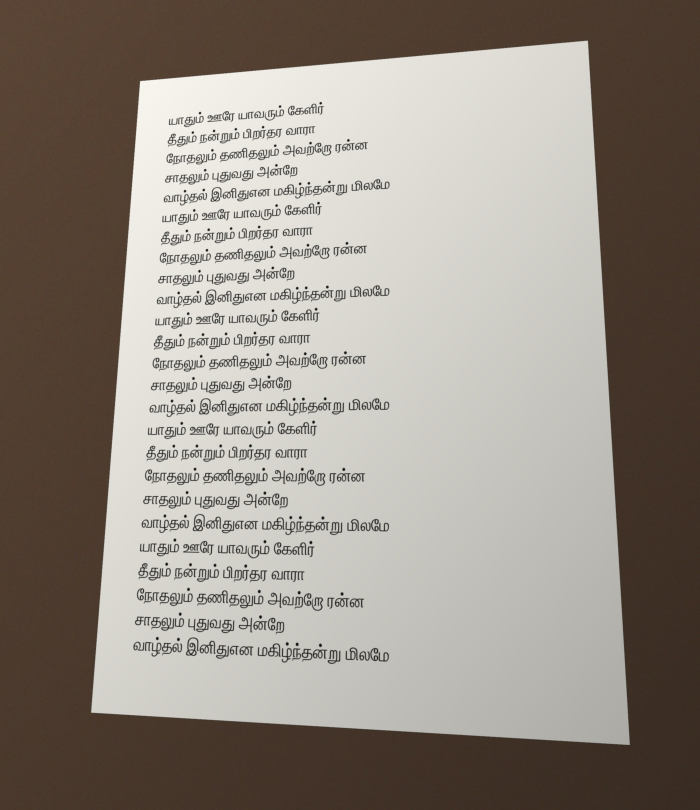
#> input picture samples/sim_phone_photo.jpg, 2100 x 2430 px (shown at 1/3 size)
$ python -i preprocessing.py   (imports and definitions only)   (older library calls are emulated)
#> lines starting #> are read from the running program, lines starting #| are printed output that depends on the picture; after the words box and inside, x2 and y2 are one past the last pixel; in counts of white or black regions, pixels touching at a corner belong together
"""
SUVADI AI - Member 1: Image preprocessing.

Contract (shared with Member 2 / Member 3 / Member 4):

    result = preprocess_image(source, settings=None, page_id="page_001")

    result["status"]        "ok" | "error"
    result["error_code"]    None | one of ERROR_CODES (Member 3 maps to Tamil)
    result["original_rgb"]  untouched RGB uint8 array (NEVER modified)
    result["base_rgb"]      geometry-corrected RGB (crop + deskew). All variants
                            and all OCR boxes live in THIS coordinate system.
    result["variants"]      {"gray": HxW uint8, "threshold": HxW uint8,
                             "sharpened": HxW uint8}  -- identical H and W
    result["metadata"]      width, height, deskew_angle, transform matrix,
                            settings, quality stats, warnings, source sha256

Crops for the review screen must be taken from base_rgb (or any variant),
NOT from original_rgb, because OCR boxes are in base coordinates.
Use map_box_to_original() if a crop of the untouched original is needed.
"""

from __future__ import annotations

import hashlib
import time
from pathlib import Path
from typing import Any

import cv2
import numpy as np

# --------------------------------------------------------------------------
# Status codes. English only in code; Member 3 maps these to Tamil text in
# locale/ui_ta.json. Never show these strings directly in the UI.
# --------------------------------------------------------------------------
ERROR_CODES = {
    "ERR_EMPTY_INPUT",
    "ERR_UNSUPPORTED_TYPE",
    "ERR_DECODE_FAILED",
    "ERR_TOO_SMALL",
}
WARNING_CODES = {
    "WARN_LOW_RESOLUTION",
    "WARN_RESIZED_FOR_SPEED",
    "WARN_CROP_FALLBACK_FULL_IMAGE",
    "WARN_DESKEW_SKIPPED_UNSURE",
    "WARN_DESKEW_ANGLE_LIMIT",
    "WARN_LOW_CONTRAST",
    "WARN_BLURRY",
}

DEFAULT_SETTINGS: dict[str, Any] = {
    "max_side": 3000,          # bigger images are resized (processing copy only)
    "min_side": 400,           # below this we refuse
    "low_res_side": 1000,      # below this we warn
    "auto_crop": True,         # detect page contour; falls back to full image
    "auto_deskew": True,
    "manual_rotation": None,   # degrees; overrides auto deskew when set
    "max_deskew_angle": 15.0,  # never rotate more than this automatically
    "clahe_clip": 2.0,
    "clahe_tile": 8,
    "median_kernel": 3,        # keep 3: 5 can erase Tamil pulli dots
    "threshold_method": "adaptive",  # "adaptive" | "otsu"
    "threshold_block": None,   # None = auto from image size (odd number)
    "threshold_c": 10,
    "sharpen_amount": 0.6,     # light unsharp mask only
    "sharpen_sigma": 1.0,
}

_PNG_MAGIC = b"\x89PNG\r\n\x1a\n"
_JPG_MAGIC = b"\xff\xd8\xff"


# --------------------------------------------------------------------------
# Input
# --------------------------------------------------------------------------
# [24 lines left out: functions read_source_bytes, detect_image_type, decode_image, not called in this run]


def sha256_bytes(data: bytes) -> str:
    return hashlib.sha256(data).hexdigest()


# --------------------------------------------------------------------------
# Quality statistics
# --------------------------------------------------------------------------
# [18 lines left out: functions quality_stats, limit_size, not called in this run]


def _order_corners(pts: np.ndarray) -> np.ndarray:
    pts = pts.reshape(4, 2).astype(np.float32)
    s = pts.sum(axis=1)
    d = np.diff(pts, axis=1).ravel()
    return np.array([pts[np.argmin(s)], pts[np.argmin(d)],
                     pts[np.argmax(s)], pts[np.argmax(d)]], dtype=np.float32)


def find_page_quad(rgb: np.ndarray) -> np.ndarray | None:
    """Find a 4-corner page outline covering 30-98% of the image, else None."""
    h, w = rgb.shape[:2]
#> h = 2430; w = 2100
    small_scale = 800 / max(h, w) if max(h, w) > 800 else 1.0
#> small_scale = 0.329
    small = cv2.resize(rgb, None, fx=small_scale, fy=small_scale) if small_scale < 1 else rgb
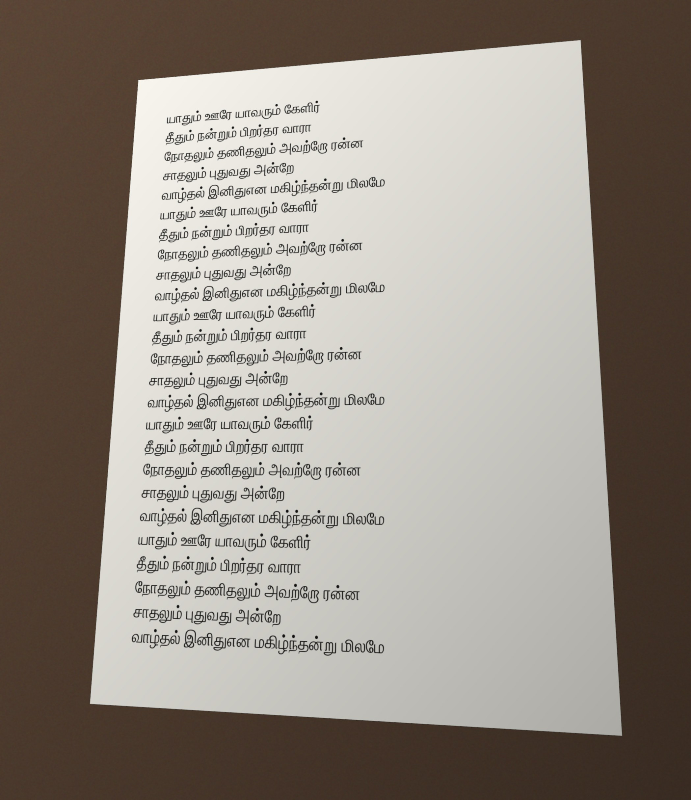
#> small: shape (800, 691, 3); mean R, G, B 148.7, 140.5, 131.6
    gray = cv2.cvtColor(small, cv2.COLOR_RGB2GRAY)
    gray = cv2.GaussianBlur(gray, (5, 5), 0)
    edges = cv2.Canny(gray, 50, 150)
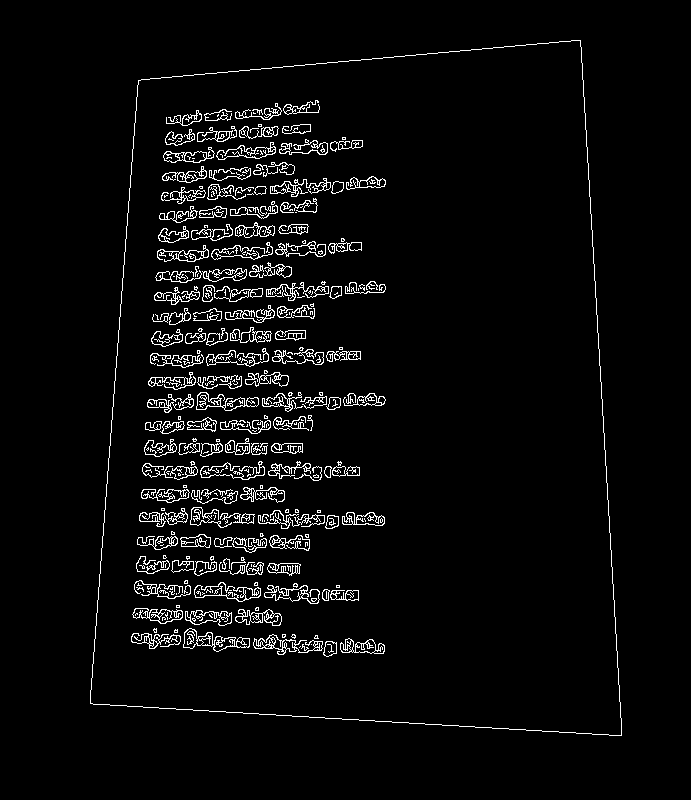
#> edges: shape (800, 691); 4.1% white in thin lines or dots, all inside (x1, y1, x2, y2) = (90, 40, 622, 736)
    edges = cv2.dilate(edges, np.ones((3, 3), np.uint8), iterations=2)
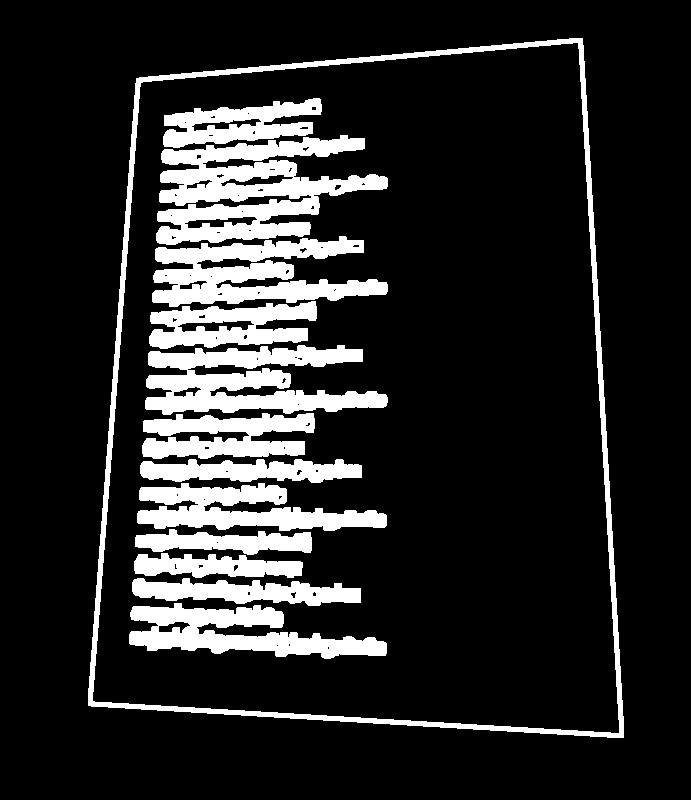
#> edges: shape (800, 691); 15.5% white; 13 white regions
    contours, _ = cv2.findContours(edges, cv2.RETR_EXTERNAL, cv2.CHAIN_APPROX_SIMPLE)
#> contours = 1 contour; box (x1, y1, x2, y2) and area: (88, 38, 624, 738) 326316
    area_total = small.shape[0] * small.shape[1]
#> area_total = 552800
    for c in sorted(contours, key=cv2.contourArea, reverse=True)[:5]:
        peri = cv2.arcLength(c, True)
        approx = cv2.approxPolyDP(c, 0.02 * peri, True)
        ratio = cv2.contourArea(approx) / area_total
        if len(approx) == 4 and 0.30 <= ratio <= 0.98:
            return _order_corners(approx) / small_scale
#> this loop made 1 pass
#> (peri, ratio, pts in _order_corners, s in _order_corners, d in _order_corners) on pass 1: (2373.7, 0.588, [[582, 38], [136, 78], [88, 705], [623, 737]], [620, 214, 793, 1360], [-544, -58, 617, 114])
    return None


# [60 lines left out: functions warp_to_quad, estimate_skew_angle, rotate_keep_all, not called in this run]


# --------------------------------------------------------------------------
# Tone: grayscale, CLAHE, denoise, threshold, sharpen
# --------------------------------------------------------------------------
def to_gray(rgb: np.ndarray) -> np.ndarray:
    return cv2.cvtColor(rgb, cv2.COLOR_RGB2GRAY)


def apply_clahe(gray: np.ndarray, clip: float, tile: int) -> np.ndarray:
    return cv2.createCLAHE(clipLimit=clip, tileGridSize=(tile, tile)).apply(gray)


def median_denoise(gray: np.ndarray, k: int) -> np.ndarray:
    k = max(1, int(k) | 1)  # must be odd
    return cv2.medianBlur(gray, k) if k > 1 else gray.copy()


# [13 lines left out: functions auto_block_size, binarize, not called in this run]


def unsharp(gray: np.ndarray, amount: float, sigma: float) -> np.ndarray:
    blur = cv2.GaussianBlur(gray, (0, 0), sigma)
    return cv2.addWeighted(gray, 1 + amount, blur, -amount, 0)


# --------------------------------------------------------------------------
# Main entry point
# --------------------------------------------------------------------------
def _error(code: str, meta: dict) -> dict:
    return {"status": "error", "error_code": code, "original_rgb": None,
            "base_rgb": None, "variants": {}, "metadata": meta}


# [120 lines left out: functions preprocess_image, crop_word, map_box_to_original, not called in this run]


HEAT_COLOURS = {"green": (46, 160, 67), "amber": (230, 160, 0), "red": (214, 40, 40)}


def score_colour(score: float) -> str:
    return "green" if score >= 85 else "amber" if score >= 60 else "red"


# [23 lines left out: functions heatmap_overlay, to_png_bytes, not called in this run]


def public_metadata(metadata: dict) -> dict:
    """JSON-safe metadata for the audit record (Member 4)."""
    return {k: v for k, v in metadata.items()}

# [15 lines left out: function repair_strokes, not called in this run]

>>> import cv2
>>> picture = cv2.cvtColor(cv2.imread('samples/sim_phone_photo.jpg'), cv2.COLOR_BGR2RGB)
>>> result = find_page_quad(picture)
#> result = [[413.1, 236.9], [1767.8, 115.4], [1892.4, 2238.6], [267.3, 2141.4]]
